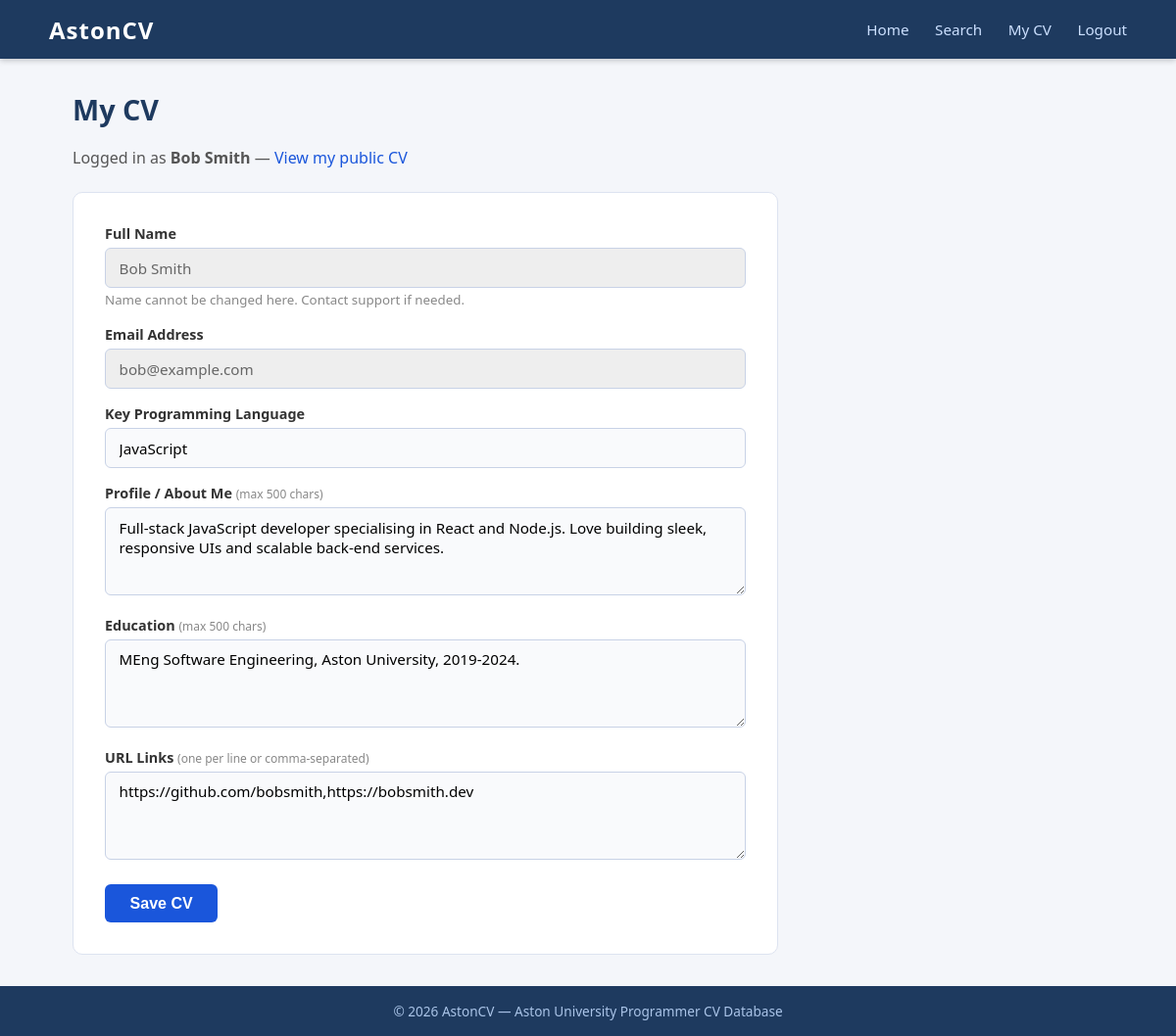
Screenshot of /update_cv.php (signed in) with the database file from the repository.
### tables this page shows
CREATE TABLE `cvs` (
  `id`             bigint(20) UNSIGNED NOT NULL,
  `name`           varchar(100) NOT NULL,
  `email`          varchar(100) NOT NULL,
  `password`       varchar(255) NOT NULL,
  `keyprogramming` varchar(255) DEFAULT NULL,
  `profile`        varchar(500) DEFAULT NULL,
  `education`      varchar(500) DEFAULT NULL,
  `URLlinks`       varchar(500) DEFAULT NULL
);

### includes/auth.php (called while the page is built, shortened)
<?php
function e($string) {
    return htmlspecialchars($string ?? '', ENT_QUOTES, 'UTF-8');
}

### update_cv.php (the view, shortened to what this page needs)
<?php
require_once 'includes/db.php';
require_once 'includes/auth.php';
$userId  = $_SESSION['user_id'];
$stmt = $pdo->prepare("SELECT * FROM cvs WHERE id = ?");
$stmt->execute([$userId]);
$cv = $stmt->fetch();
require_once 'includes/header.php';
?>
<h1>My CV</h1>
<p style="color:#555; margin-bottom:1.5rem;">
    Logged in as <strong><?= e($_SESSION['user_name']) ?></strong> &mdash;
    <a href="view_cv.php?id=<?= (int)$userId ?>">View my public CV</a>
</p>
<div class="form-card wide">
    <form method="POST" action="update_cv.php" novalidate>
        <label>Full Name</label>
        <input type="text" value="<?= e($cv['name']) ?>" disabled style="background:#eee; color:#666;">
        <small style="color:#888;">Name cannot be changed here. Contact support if needed.</small>
        <label>Email Address</label>
        <input type="text" value="<?= e($cv['email']) ?>" disabled style="background:#eee; color:#666;">
        <label for="keyprogramming">Key Programming Language</label>
        <input type="text" id="keyprogramming" name="keyprogramming" maxlength="255"
               placeholder="e.g. Python, JavaScript, Java"
               value="<?= e($cv['keyprogramming'] ?? '') ?>">
        <label for="profile">Profile / About Me <small style="font-weight:normal;color:#888;">(max 500 chars)</small></label>
        <textarea id="profile" name="profile" maxlength="500"
                  placeholder="A short paragraph about yourself and your skills..."><?= e($cv['profile'] ?? '') ?></textarea>
        <label for="education">Education <small style="font-weight:normal;color:#888;">(max 500 chars)</small></label>
        <textarea id="education" name="education" maxlength="500"
                  placeholder="e.g. BSc Computer Science, Aston University, 2022-2025"><?= e($cv['education'] ?? '') ?></textarea>
        <label for="URLlinks">URL Links <small style="font-weight:normal;color:#888;">(one per line or comma-separated)</small></label>
        <textarea id="URLlinks" name="URLlinks" maxlength="500"
                  placeholder="https://github.com/yourname&#10;https://linkedin.com/in/yourname"><?= e($cv['URLlinks'] ?? '') ?></textarea>
        <button type="submit" class="btn">Save CV</button>
    </form>
</div>
<?php require_once 'includes/footer.php'; ?>

### css/style.css (style rules this page uses)
*, *::before, *::after { box-sizing: border-box; margin: 0; padding: 0; }
body { font-family: 'Segoe UI', Arial, sans-serif; font-size: 16px; background: #f4f6fa; color: #222; min-height: 100vh; display: flex; flex-direction: column; }
a { color: #1a56db; text-decoration: none; }
h1 { font-size: 1.8rem; margin-bottom: 1.2rem; color: #1e3a5f; }
.form-card { background: #fff; border: 1px solid #dde3f0; border-radius: 10px; padding: 2rem; max-width: 520px; }
.form-card.wide { max-width: 720px; }
label { display: block; font-size: 0.9rem; font-weight: 600; color: #333; margin-bottom: 0.3rem; margin-top: 1rem; }
label:first-of-type { margin-top: 0; }
input[type="text"], input[type="email"], input[type="password"], textarea { width: 100%; padding: 0.6rem 0.85rem; border: 1px solid #c8d2e6; border-radius: 6px; font-size: 0.95rem; font-family: inherit; background: #f9fafc; transition: border-color 0.2s; }
textarea { resize: vertical; min-height: 90px; }
.btn { display: inline-block; background: #1a56db; color: #fff; padding: 0.65rem 1.6rem; border: none; border-radius: 6px; font-size: 1rem; font-weight: 600; cursor: pointer; margin-top: 1.3rem; transition: background 0.2s; }

### rows the page displays
cvs: name "Bob Smith", email "bob@example.com", keyprogramming "JavaScript", profile "Full-stack JavaScript developer specialising in React and Node.js. Love building sleek, responsive UIs and scalable back-end services.", education "MEng Software Engineering, Aston University, 2019-2024.", URLlinks "https://github.com/bobsmith,https://bobsmith.dev"

### other values shown
$_SESSION['user_name'] "Bob Smith"
